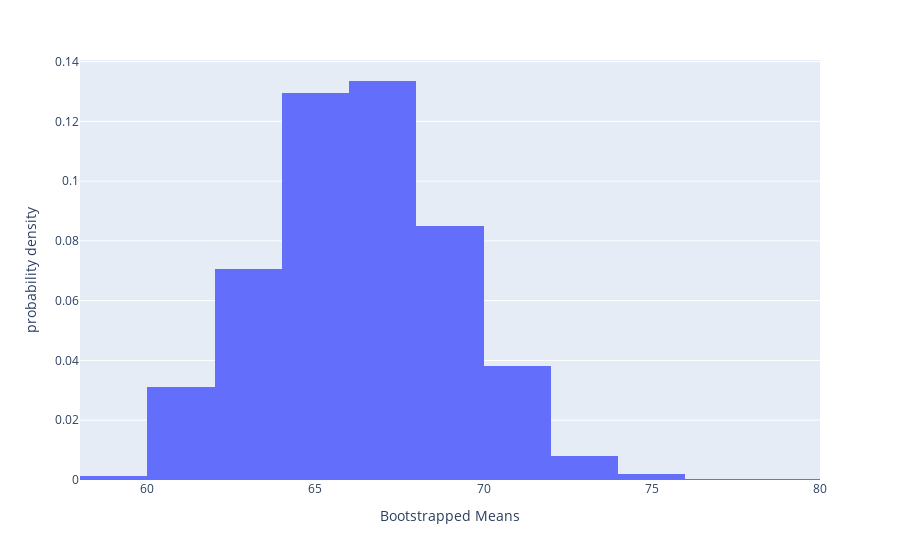

Notebook code for this chart:
### Markdown cell above
### Q13: Take 1000 bootstrap samples from `ages20`. Compute the mean age of claimants for each bootstrap sample, calculate the overall mean of the bootstrap sample means, and make a histogram of the simulated sample means.
> Hint: This time, you want `replace=True` (which is the default setting) for `np.random.choice(x, n)`
- Compare your figure and values to the answer given in the ***MarkUs*** output

### Code cell
np.random.seed(130) # Do NOT change this line - there is randomness when bootstrapping

ages20_boot_means = []
for i in range(1000):
    ages20_boots_sample = np.random.choice(ages20['AGE'], 20)
    ages20_boot_means += [ages20_boots_sample.mean()]

fig = px.histogram(pd.DataFrame({"Bootstrapped Means": ages20_boot_means}), x="Bootstrapped Means", histnorm='probability density', nbins=12)
fig.show()

### Figure 1 — Plotly figure (JSON) as saved in the notebook; plotly's stock layout.template omitted (floating-point values rounded to 4 significant figures; data arrays with more than 128 entries replaced by an {"elided": "..."} marker saying what was removed)
{"data": [{"alignmentgroup": "True", "bingroup": "x", "histnorm": "probability density", "hovertemplate": "Bootstrapped Means=%{x}<br>probability density=%{y}<extra></extra>", "legendgroup": "", "marker": {"color": "#636efa", "pattern": {"shape": ""}}, "name": "", "nbinsx": 12, "offsetgroup": "", "orientation": "v", "showlegend": false, "type": "histogram", "x": {"elided": "1000 float values"}, "xaxis": "x", "yaxis": "y"}], "layout": {"barmode": "relative", "legend": {"tracegroupgap": 0}, "margin": {"t": 60}, "xaxis": {"anchor": "y", "domain": [0, 1], "title": {"text": "Bootstrapped Means"}}, "yaxis": {"anchor": "x", "domain": [0, 1], "title": {"text": "probability density"}}}}
